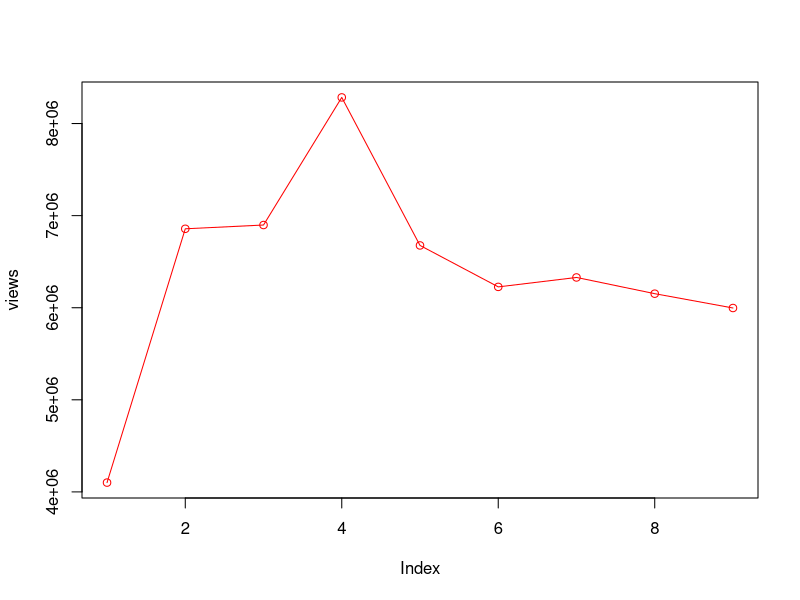

The R source for this figure:
## ---- chunk 1
views<-c(4101154, 6857229, 6898190, 8283864, 6676405, 6226339, 6328780, 6152526, 5997064)
plot(views, type="o", col="red")
## ---- chunk 2
x_variable <- (6857229 - 4101154)
